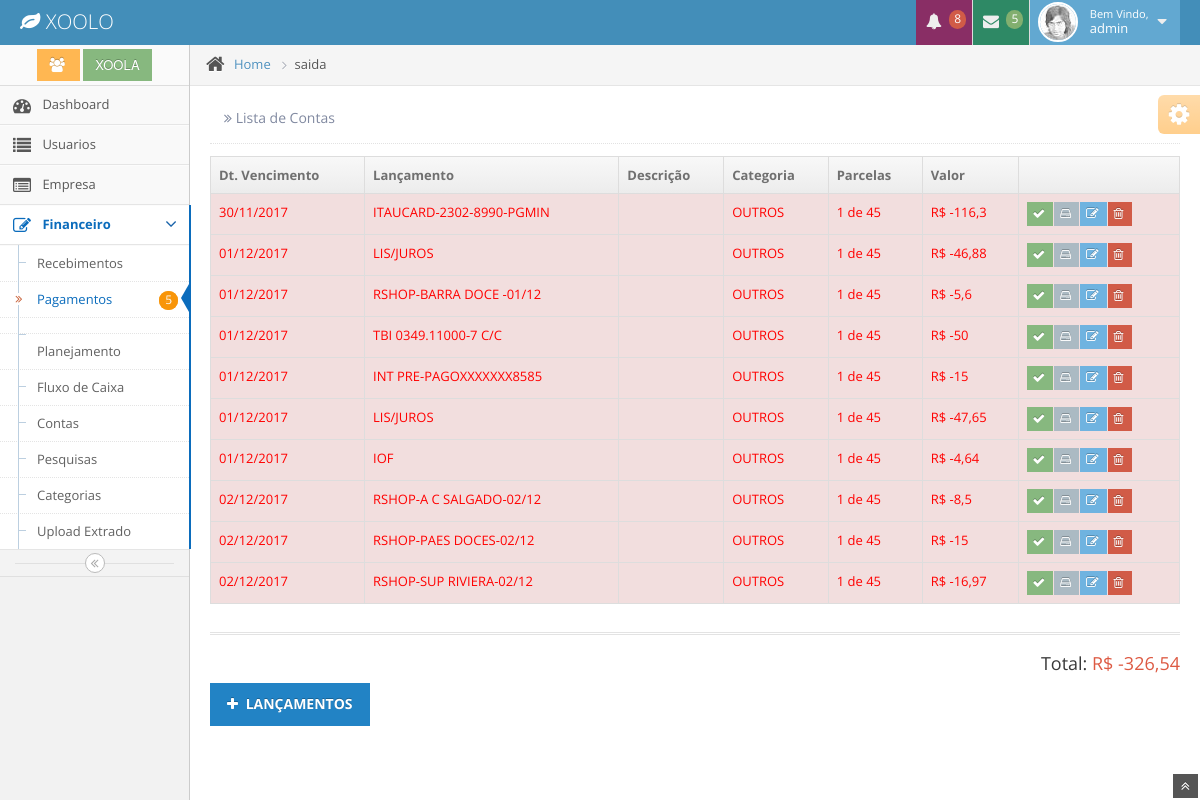
The app's page /movimentacao/1 (signed in) with its own data.
### app/model/__init__.py (models this page shows, shortened)
class Usuario(db.Model,UserMixin):
      id            = db.Column(db.Integer, primary_key=True)
      nome          = db.Column(db.String(100), index=True)
      sobrenome     = db.Column(db.String(255), index=True)
      email         = db.Column(db.String(100), unique=True, index=True)
      password      = db.Column(db.String(100), index=True)
      login         = db.Column(db.String(100))
      empresa_id    = db.Column(db.Integer, db.ForeignKey('empresa.id'))
      date_created  = db.Column(db.DateTime)
      date_modified = db.Column(db.DateTime)

class Empresa(db.Model):
      id            = db.Column(db.Integer, primary_key=True)
      nome          = db.Column(db.String(100), index=True)
      nome_resp     = db.Column(db.String(100), index=True)
      email         = db.Column(db.String(100), index=True)
      telegram      = db.Column(db.String(100), index=True)
      Usuario       = db.relationship('Usuario', backref='empresa', lazy='dynamic')
      Movimentacao  = db.relationship('Movimentacao', backref='empresa', lazy='dynamic')
      Categoria     = db.relationship('Categoria', backref='empresa', lazy='dynamic')
      Conta         = db.relationship('Conta', backref='empresa', lazy='dynamic')
      date_created  = db.Column(db.DateTime)
      date_modified = db.Column(db.DateTime)

class Movimentacao(db.Model):
      id                = db.Column(db.Integer, primary_key=True)
      titulo            = db.Column(db.String(100), index=True)
      descricao         = db.Column(db.String(255), index=True)
      valor             = db.Column(db.Float)
      juros             = db.Column(db.Float,default=0)
      multa             = db.Column(db.Float,default=0)
      desconto          = db.Column(db.Float,default=0)
      data_v            = db.Column(db.Date)
      data_pagamento    = db.Column(db.Date)
      parcelas          = db.Column(db.Integer)
      parcelas_id       = db.Column(db.Integer)
      efetuado          = db.Column(db.Boolean)
      finalizada        = db.Column(db.Boolean, default=False)
      categoria_id      = db.Column(db.Integer, db.ForeignKey('categoria.id'))
      formapagamento_id = db.Column(db.Integer, db.ForeignKey('formapagamento.id'))
      empresa_id        = db.Column(db.Integer, db.ForeignKey('empresa.id'))
      conta_id          = db.Column(db.Integer, db.ForeignKey('conta.id'))
      docs              = db.relationship('Docs', secondary=Mov_Docs,  backref=db.backref('movimentacao',lazy='dynamic'))
      date_created      = db.Column(db.DateTime)
      date_modified     = db.Column(db.DateTime)

class Categoria(db.Model):
      id            = db.Column(db.Integer, primary_key=True)
      titulo        = db.Column(db.String(100), index=True)
      descricao     = db.Column(db.String(255), index=True)
      status        = db.Column(db.Integer)
      empresa_id    = db.Column(db.Integer, db.ForeignKey('empresa.id'))
      Movimentacao  = db.relationship('Movimentacao', backref='categoria', lazy='dynamic')
      Planejamento  = db.relationship('Planejamento', backref='categoria', lazy='dynamic')
      date_created  = db.Column(db.DateTime)
      date_modified = db.Column(db.DateTime)

### app/controllers/movimentacao/controllers.py (the view)
@movimentacao.route("/index/<int:mov_id>")
@movimentacao.route('/<int:mov_id>')
@login_required
def index(mov_id):
    if mov_id == 0:
       session['tela'] = "entrada"
    elif mov_id == 1:
       session['tela'] = "saida"
    todos = Movimentacao.query.join(Categoria, Movimentacao.categoria_id == Categoria.id).filter(Categoria.status == mov_id,Movimentacao.efetuado == None, Movimentacao.empresa_id == session['empresa'] ).order_by('data_v').all()
    soma  = sum([item.valor  for item in todos])
    return render_template('movimentacao/index.html',title='Lista de Contas',todos=todos, sum=soma)

### app/__init__.py (called while the page is built)
@app.context_processor
def utility_processor():
    def formatar_dinheiro(value):
        if type(value) == str:
           value = int(value)
        valor = format_decimal(value, format='#.##,##;(#)')
        return "R$ {}".format(valor)
    return dict(formatar_dinheiro=formatar_dinheiro)

### app/controllers/auth/controllers.py (called while the page is built)
@login_manager.user_loader
def user_loader(user_id):
    return Usuario.query.get(user_id)

### app/controllers/movimentacao/controllers.py (called while the page is built)
@movimentacao.context_processor
def dados():
    empresa = Empresa.query.get(session['empresa'])
    usuario = Usuario.query.get(current_user.id)
    hoje    = datetime.date.today()
    return dict(empresa=empresa.nome, usuario = usuario.nome, hoje=hoje)

### app/templates/movimentacao/index.html (shortened to what this page needs)
{% extends "layout/base.html" %}
{% block content %}
					<div class="row-fluid">
						<div class="span12">
							<div class="row-fluid">
								<div class="span12">
									<table id="sample-table-1" class="table table-striped table-bordered table-hover">
										<thead>
											<tr>
												<th class="hidden-480"> Dt. Vencimento</th>
												<th>Lançamento </th>
												<th>Descrição</th>
												<th>Categoria</th>
												<th>Parcelas</th>
												<th>Valor</th>
												<th></th>
											</tr>
										</thead>
										<tbody>
                                   {% for conta in todos %}
                                            {% if hoje >  conta.data_v %}
                                                <tr class="danger">
                                            {% elif hoje == conta.data_v %}
                                                <tr class="warning">
                                            {% else %}
                                                  <tr>
                                            {% endif %}
                                      <td >{{ conta.data_v.strftime('%d/%m/%Y') }}</td>
                                    <td class="hidden-480">{{ conta.titulo }}</td>
												<td>{{ conta.descricao[:30] }}</td>
												<td>{{ conta.categoria.titulo }}</td>
  				  					            <td>{{ parcelas(conta.parcelas,conta.parcelas_id)}}</td>
												<td>{{ formatar_dinheiro(conta.valor)}}</td>
												<td>
													<div class="hidden-phone visible-desktop btn-group">
														<a class="btn btn-mini btn-success" href="{{url_for('movimentacao.realizado', mov_id=conta.id)}}">
                                                         <i class="icon-ok bigger-120">   </i>
                                                     </a>
                                                     <a class="btn btn-mini btn-action" href="{{url_for('movimentacao.docs', mov_id=conta.id)}}">
                                                         <i class="icon-hdd  bigger-120">   </i>
                                                     </a>
                                                       <a class="btn btn-mini btn-info" href="{{url_for('movimentacao.edit', mov_id=conta.id)}}">
															<i class="icon-edit bigger-120">   </i>
														</a>
														<a class="btn btn-mini btn-danger" href="{{url_for('movimentacao.delete', mov_id=conta.id)}}">
															<i class="icon-trash bigger-120"></i>
														</a>
													</div>
												</td>
											</tr>
										{% endfor %}
										</tbody>
									</table>
								</div>
							</div>
    <div class="hr hr8 hr-double hr-dotted"></div>
         <div class="row-fluid">
            <div class="span5 pull-right">
                <h4 class="pull-right">
                    Total:
                    <span class="red">{{ formatar_dinheiro(sum)   }} </span>
                </h4>
            </div>
        </div>
  </div>
                           <div class="left">
											<a href="{{url_for('movimentacao.new')}}" class="btn btn-primary">
												<i class="icon-plus"></i>
												<strong>LANÇAMENTOS</strong>
											</a>
										</div>
						</div>
					</div>
				</div>
				<div class="ace-settings-container" id="ace-settings-container">
					<div class="btn btn-app btn-mini btn-warning ace-settings-btn" id="ace-settings-btn">
						<i class="icon-cog bigger-150"></i>
					</div>
				</div>
			</div>
		<a href="#" id="btn-scroll-up" class="btn-scroll-up btn btn-small btn-inverse">
			<i class="icon-double-angle-up icon-only bigger-110"></i>
		</a>
{% endblock %}

### app/templates/layout/base.html (shortened to what this page needs)
<!DOCTYPE html>
<html lang="en">
   <head>
        <link rel="stylesheet" media="screen" href="{{ url_for('static', filename='css/bootstrap.min.css') }}">
        <link rel="stylesheet" media="screen" href="{{ url_for('static', filename='css/bootstrap-responsive.min.css') }}">
        <link rel="stylesheet" media="screen" href="{{ url_for('static', filename='css/xoola.css') }}">
        <link rel="stylesheet" media="screen" href="{{ url_for('static', filename='css/font-awesome.min.css') }}">
        <link rel="stylesheet" media="screen" href="{{ url_for('static', filename='css/pagina.css') }}">
        <link rel="stylesheet"                href="{{ url_for('static', filename='css/daterangepicker.css' )}}" />
		<link rel="stylesheet" href="../static/css/jquery-ui-1.10.3.custom.min.css" />
		<link rel="stylesheet" href="../static/css/chosen.css" />
		<link rel="stylesheet" href="../static/css/datepicker.css" />
		<link rel="stylesheet" href="../static/css/bootstrap-timepicker.css" />
		<link rel="stylesheet" href="../static/css/daterangepicker.css" />
		<link rel="stylesheet" href="../static/css/colorpicker.css" />
		<link rel="stylesheet" href="assets/css/ace.min.css" />
		<link rel="stylesheet" href="assets/css/ace-responsive.min.css" />
		<link rel="stylesheet" href="assets/css/ace-skins.min.css" />
        <link rel="stylesheet" media="screen" href="{{ url_for('static', filename='css/ace.min.css') }}">
        <link rel="stylesheet" media="screen" href="{{ url_for('static', filename='css/ace-responsive.min.css') }}">
        <link rel="stylesheet" media="screen" href="{{ url_for('static', filename='css/ace-skins.min.css') }}">
  </head>
  <body>
		<div class="navbar">
			<div class="navbar-inner">
				<div class="container-fluid">
					<a href="#" class="brand">
						<small>
							<i class="icon-leaf"></i>
							XOOLO
						</small>
					</a>
					<ul class="nav ace-nav pull-right">
						<li class="purple">
							<a data-toggle="dropdown" class="dropdown-toggle" href="#">
								<i class="icon-bell-alt icon-animated-bell"></i>
								<span class="badge badge-important">8</span>
							</a>
						</li>
						<li class="green">
							<a data-toggle="dropdown" class="dropdown-toggle" href="#">
								<i class="icon-envelope icon-animated-vertical"></i>
								<span class="badge badge-success">5</span>
							</a>
						</li>
						<li class="light-blue">
							<a data-toggle="dropdown" href="#" class="dropdown-toggle">
								<img class="nav-user-photo" src="{{url_for('static', filename='avatars/user.jpg')}}" alt="Jason's Photo" />
								<span class="user-info">
									<small>Bem Vindo,</small>
									{{usuario}}
								</span>
								<i class="icon-caret-down"></i>
							</a>
						</li>
					</ul>
				</div>
			</div>
		</div>
		<div class="main-container container-fluid">
			<div class="sidebar" id="sidebar">
				<div class="sidebar-shortcuts" id="sidebar-shortcuts">
					<div class="sidebar-shortcuts-large" id="sidebar-shortcuts-large">
						<button class="btn btn-small btn-warning">
							<i class="icon-group"></i>
						</button>
						<button class="btn btn-small btn-success ">
							{{empresa }}
						</button>
					</div>
				</div>
				<ul class="nav nav-list">
					{% if session['tela'] == "dash" %}
					<li class='active'>
                    {% else %}
                     <li>
                     {% endif %}
						<a href={{url_for('dashboard.index')}}>
							<i class="icon-dashboard"></i>
							<span class="menu-text"> Dashboard </span>
					</li>
		      {% if current_user.id == 1 %}
					{% if session['tela'] == "usuario" %}
					<li class='active'>
               {% else %}
               <li>
               {% endif %}
						<a href="{{url_for('usuario.index')}}">
							<i class="icon-list"></i>
							<span class="menu-text"> Usuarios </span>
						</a>
					</li>
              {% if session['tela'] == "empresa" %}
					<li class='active'>
               {% else %}
               <li>
               {% endif %}
						<a href="{{url_for('empresa.index')}}">
							<i class="icon-list-alt"></i>
							<span class="menu-text"> Empresa </span>
						</a>
					</li>
             {% endif %}
                    {% if   session['tela'] == 'conta'         or
                            session['tela'] == 'entrada'       or
                            session['tela'] == 'saida'         or
                            session['tela'] == 'relatorio'     or
                            session['tela'] == 'categoria'     or
                            session['tela'] == 'pesquisa'
                    %}
					<li class="active open">
					{% else %}
					<li>
					{% endif %}
						<a href="#" class="dropdown-toggle">
							<i class="icon-edit"></i>
							<span class="menu-text"> Financeiro </span>
							<b class="arrow icon-angle-down"></b>
						</a>
                        <ul class="submenu">
						{% if session['tela'] == 'entrada' %}
						<li class='active'>
						{% else %}
						<li>
						{% endif %}
							<a href="{{url_for('movimentacao.index', mov_id=0)}}">
								Recebimentos
							</a>
						</li>
						{% if session['tela'] == 'saida' %}
						<li class='active'>
						{% else %}
						<li>
						{% endif %}
							<a href="{{url_for('movimentacao.index',mov_id=1)}}">
								<i class="icon-double-angle-right"></i>
 									<span class="menu-text">
								Pagamentos
								      <span class="badge badge-warning">4</span>
								      <span class="badge badge-warning">5</span>
							</span>
						</li>
						{% if session['tela'] == 'planejamento' %}
						<li class='active'>
						{% else %}
						<li>
						{% endif %}
								<a href="{{url_for('planejamento.index')}}">
									Planejamento
								</a>
							</li>
						{% if session['tela'] == 'relatorio' %}
						<li class='active'>
						{% else %}
						<li>
						{% endif %}
							<a href="{{url_for('relatorio.index')}}">
								Fluxo de Caixa
							</a>
						</li>
						{% if session['tela'] == 'conta' %}
						<li class='active'>
						{% else %}
						<li>
						{% endif %}
						<a href="{{url_for('conta.index')}}">
							Contas
						</a>
						</li>
						{% if session['tela'] == 'pesquisa' %}
						<li class='active'>
						{% else %}
						<li>
						{% endif %}
						<a href="{{url_for('movimentacao.pesquisa')}}">
							Pesquisas
						</a>
						</li>
						{% if session['tela'] == 'categoria' %}
						<li class='active'>
						{% else %}
						<li>
						{% endif %}
						<a href="{{url_for('categoria.index')}}">
							Categorias
						</a>
						</li>
						{% if session['tela'] == 'upload' %}
						<li class='active'>
						{% else %}
						<li>
						{% endif %}
						<a href="{{url_for('upload.index')}}">
									Upload Extrado
								</a>
							</li>
						</ul>
					</li>
				</ul>
				<div class="sidebar-collapse" id="sidebar-collapse">
					<i class="icon-double-angle-left"></i>
				</div>
			</div>
			<div class="main-content">
				<div class="breadcrumbs" id="breadcrumbs">
					<ul class="breadcrumb">
						<li>
							<i class="icon-home home-icon"></i>
							<a href="#">Home</a>
							<span class="divider">
								<i class="icon-angle-right arrow-icon"></i>
							</span>
						</li>
						<li class="active">{{session['tela']}}</li>
					</ul>
				</div>
				<div class="page-content">
					<div class="page-header position-relative">
						<h1>
							<small>
								<i class="icon-double-angle-right"></i>
								{{ title }}
							</small>
						</h1>
					</div>
    {% block content %}
    {% endblock %}
	</body>
</html>

### app/static/css/xoola.css (style rules this page uses)
.table > tbody > tr > .danger, .table > tbody > .danger > td, .table > tbody > .danger > th { background-color: #f2dede !important; color: red; }

### records on screen
Usuario: nome "admin"
Empresa: nome "XOOLA"
Movimentacao: data_v "30/11/2017", titulo "ITAUCARD-2302-8990-PGMIN", categoria.titulo "OUTROS", parcelas "1 de 45", valor "R$ -116,3"
Movimentacao: data_v "01/12/2017", titulo "LIS/JUROS", categoria.titulo "OUTROS", parcelas "1 de 45", valor "R$ -46,88"
Movimentacao: data_v "01/12/2017", titulo "RSHOP-BARRA DOCE -01/12", categoria.titulo "OUTROS", parcelas "1 de 45", valor "R$ -5,6"
Movimentacao: data_v "01/12/2017", titulo "TBI 0349.11000-7 C/C", categoria.titulo "OUTROS", parcelas "1 de 45", valor "R$ -50"
Movimentacao: data_v "01/12/2017", titulo "INT PRE-PAGOXXXXXXX8585", categoria.titulo "OUTROS", parcelas "1 de 45", valor "R$ -15"
Movimentacao: data_v "01/12/2017", titulo "LIS/JUROS", categoria.titulo "OUTROS", parcelas "1 de 45", valor "R$ -47,65"
Movimentacao: data_v "01/12/2017", titulo "IOF", categoria.titulo "OUTROS", parcelas "1 de 45", valor "R$ -4,64"
Movimentacao: data_v "02/12/2017", titulo "RSHOP-A C SALGADO-02/12", categoria.titulo "OUTROS", parcelas "1 de 45", valor "R$ -8,5"
Movimentacao: data_v "02/12/2017", titulo "RSHOP-PAES DOCES-02/12", categoria.titulo "OUTROS", parcelas "1 de 45", valor "R$ -15"
Movimentacao: data_v "02/12/2017", titulo "RSHOP-SUP RIVIERA-02/12", categoria.titulo "OUTROS", parcelas "1 de 45", valor "R$ -16,97"

### other values on screen
{{ session['tela'] }} "saida"
{{ title }} "Lista de Contas"
